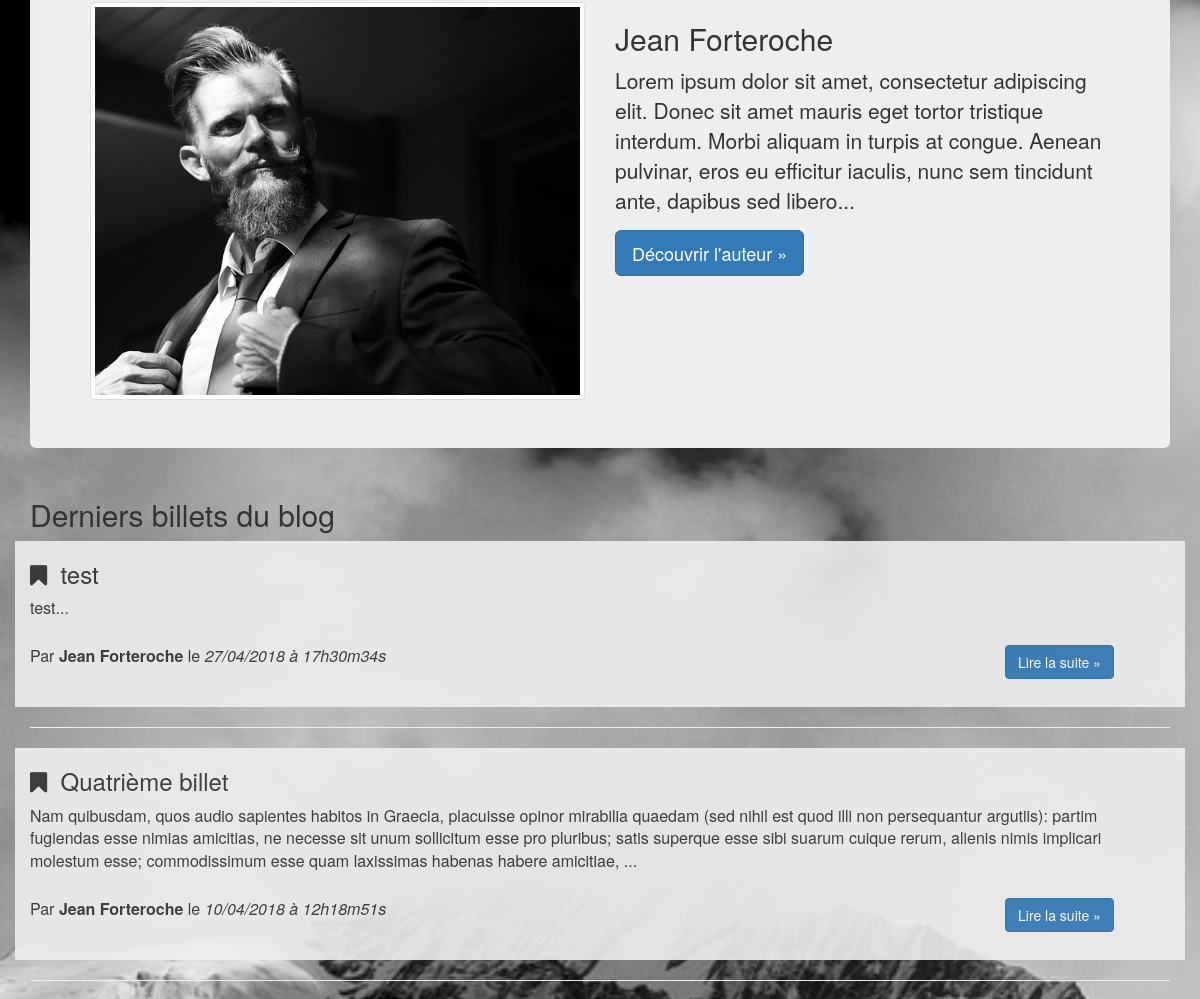
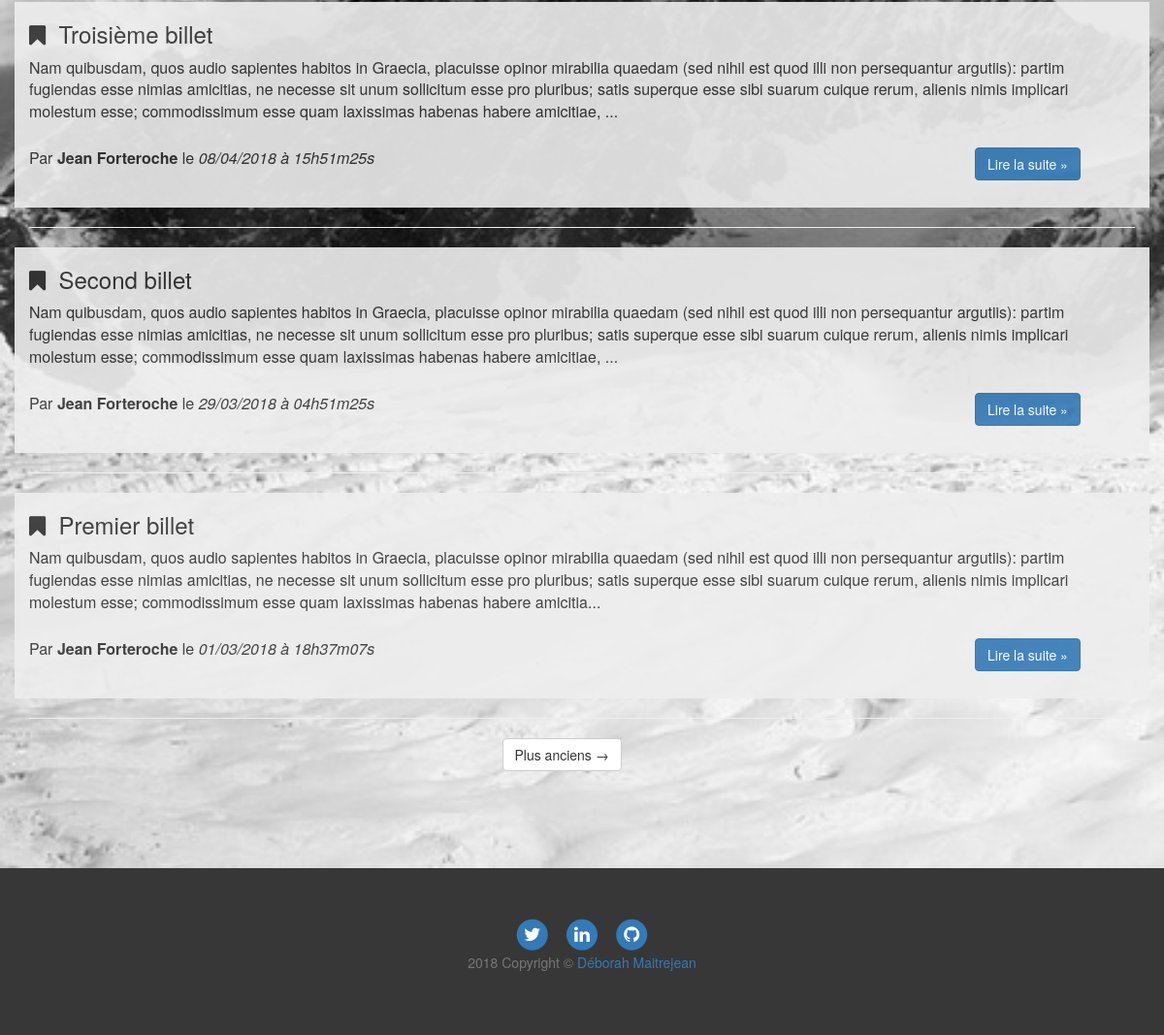
Before: / (lower part) with the older database file (2 pictures, top to bottom).
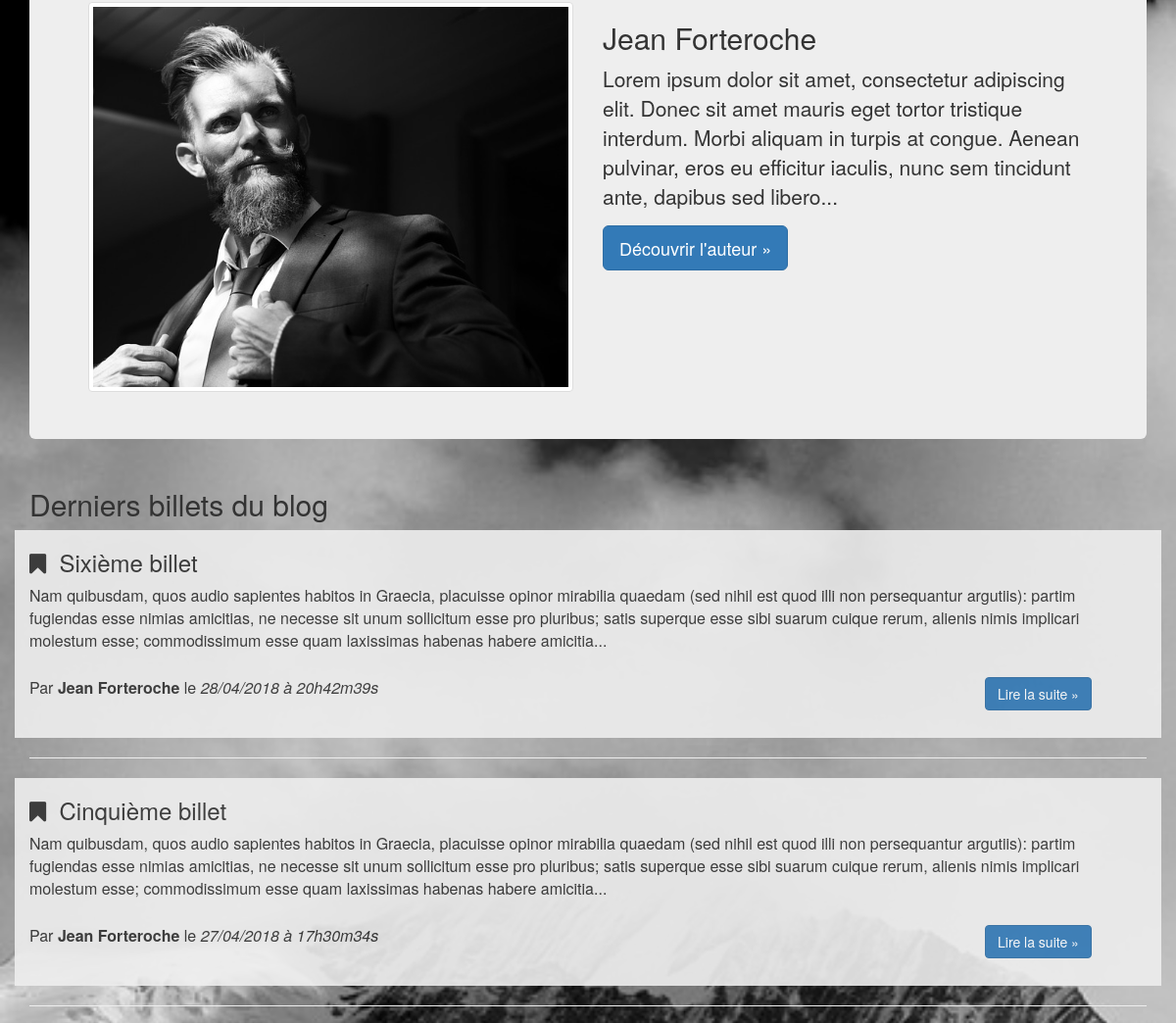
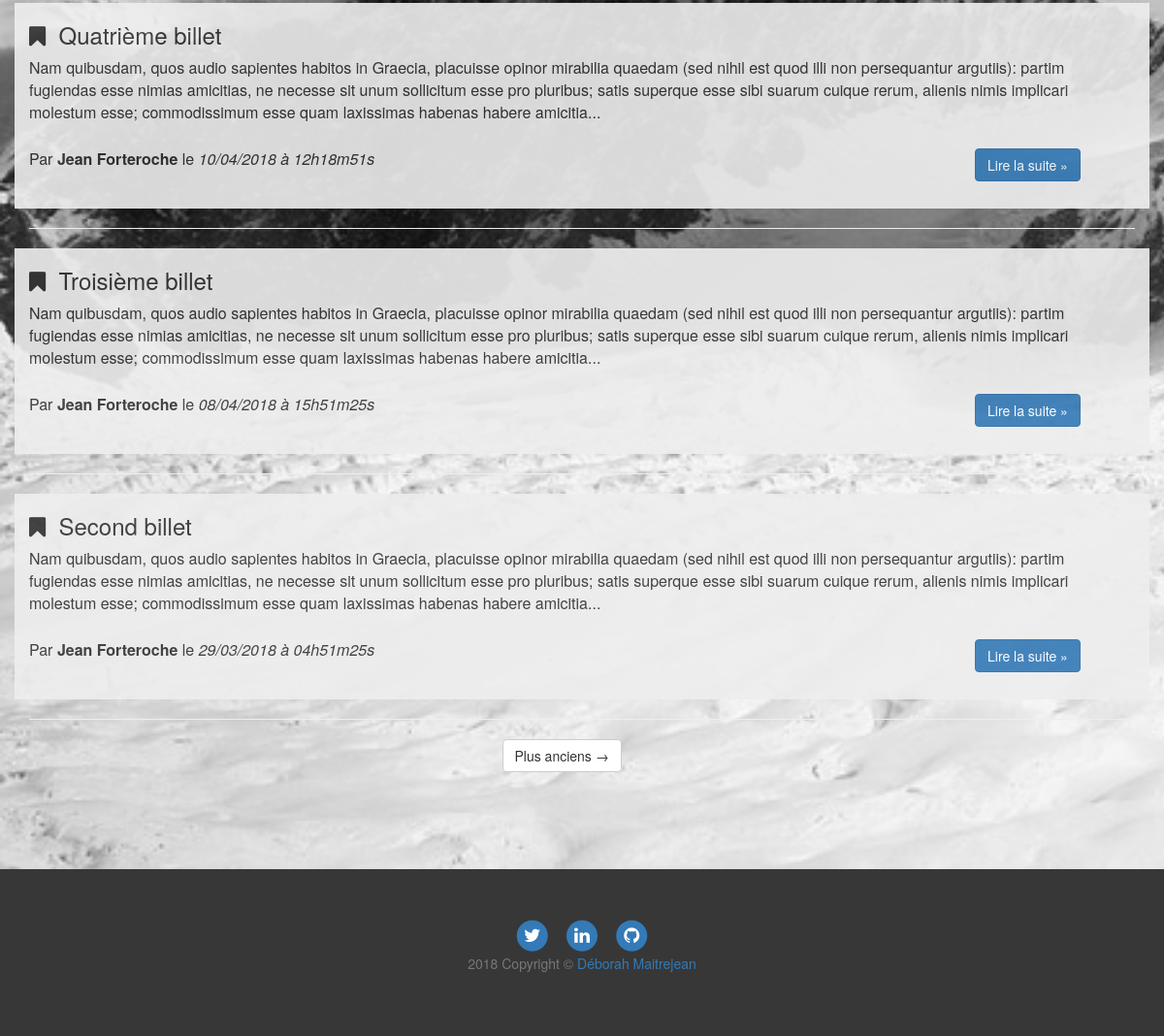
After: the same page with the newer database file (2 pictures, top to bottom).
### tables this page shows
CREATE TABLE `posts` (
  `id` int(11) NOT NULL,
  `author` varchar(255) NOT NULL,
  `title` varchar(255) NOT NULL,
  `content` text NOT NULL,
  `creation_date` datetime NOT NULL
);

### controller/Frontend.php (called while the page is built, shortened)
<?php
class Frontend{
    public function listPostsExcerpt() {
        $postManager = new PostManager();
        $posts = $postManager->getPostsExcerpt();
        require('view/frontend/listPostsView.php');
    }
}

### index.php (called while the page is built, shortened)
<?php
include_once('MyAutoload.php');
if($_GET) {
    $request = $_GET['action'];
} else {
    $request = "";
}
$router = new Router($request);
$router->renderController();

### model/PostManager.php (called while the page is built, shortened)
<?php
class PostManager extends Manager {
    public function getPostsExcerpt(){
        $db = $this->dbConnect();
        $req = $db->query('SELECT id, title, SUBSTRING(content, 1, 380) AS postExcerpt, author, DATE_FORMAT(creation_date,  \'%d/%m/%Y à %Hh%im%ss\') AS creationDate FROM posts ORDER BY creation_date DESC LIMIT 0,5');
        $posts = array();
        while ($data = $req->fetch(\PDO::FETCH_ASSOC)){
            $post = new Posts();
            $post->hydrate($data);
            $posts[] = $post;
        }
        return $posts;
    }
}

### MyAutoload.php (called while the page is built, shortened)
<?php
class MyAutoload{
    public static function autoload($class){
        $path = str_replace('\\', '/', $class);
    }
}

### entity/Posts.php (called while the page is built, shortened)
<?php
class Posts extends Table{
    private $id;
    private $author;
    private $title;
    private $creation_date;
    private $postExcerpt;
    public function getPostExcerpt()
    {
        return $this->postExcerpt;
    }
    public function setPostExcerpt($postExcerpt)
    {
        $this->postExcerpt = $postExcerpt;
    }
    public function getId()
    {
        return $this->id;
    }
    public function setId($id)
    {
        $this->id = $id;
    }
    public function getAuthor()
    {
        return $this->author;
    }
    public function setAuthor($author)
    {
        $this->author = $author;
    }
    public function getTitle()
    {
        return $this->title;
    }
    public function setTitle($title)
    {
        $this->title = $title;
    }
    public function getCreationDate()
    {
        return $this->creation_date;
    }
    public function setCreationDate($creation_date)
    {
        $this->creation_date = $creation_date;
    }
}

### view/frontend/listPostsView.php (the view, shortened to what this page needs)
    <div class="row">
        <div class="col-lg-12">
            <div class="jumbotron">
                <div class="row">
                    <div class="col-lg-6">
                        <img src="<?= ASSETS ?>img/portrait-jean-forteroche.jpg" alt="Portrait noir et blanc de l'auteur Jean Forteroche." class="img-thumbnail img-responsive">
                    </div>
                    <div class="col-lg-6">
                        <h2>Jean Forteroche</h2>
                        <p>Lorem ipsum dolor sit amet, consectetur adipiscing elit. Donec sit amet mauris eget tortor tristique interdum. Morbi aliquam in turpis at congue. Aenean pulvinar,
                            eros eu efficitur iaculis, nunc sem tincidunt ante, dapibus sed libero... </p>
                        <a class="btn btn-lg btn-primary" href="index.php?action=about" role="button">Découvrir l'auteur &raquo;</a>
                    </div>
                </div>
            </div>
        </div>
    </div>
    <div class="row">
        <div class="col-lg-12">
            <h2>Derniers billets du blog</h2>
        </div>
    </div>
<?php foreach ($posts as $post): ?>
    <div class="row" id="post-excerpt">
        <div class="col-lg-12">
            <h3><i class="fa fa-bookmark"></i>&nbsp;&nbsp;<?= htmlspecialchars($post->getTitle()); ?></h3>
            <p><?= strip_tags($post->getPostExcerpt()); ?>...</p>
            <div class="row">
                <div class="col-xs-7 col-sm-8 col-md-6 col-lg-6">
                    <span>Par <strong><?= $post->getAuthor(); ?></strong></span>
                    <span>le<em> <?= $post->getCreationDate(); ?></em></span>
                </div>
                <div class="col-xs-5 col-sm-2 col-md-offset-3 col-md-3 col-lg-offset-4 col-lg-2">
                    <a href="index.php?action=post&amp;id=<?= $post->getId(); ?>" class="btn btn-primary read-more">Lire la suite &raquo;</a>
                </div>
            </div>
        </div>
    </div>
    <hr>
<?php endforeach; ?>
    <div class="row" id="older-posts-btn-section">
        <div class="col-lg-offset-5 col-lg-2">
            <a class="btn btn-default" href="#">Plus anciens &rarr;</a>
        </div>
    </div>
<?php require('template.php'); ?>

Changed rows visible on the page:
removed posts: title "test", PostExcerpt "test", author "Jean Forteroche", CreationDate "27/04/2018 à 17h30m34s"
no longer on this page (row unchanged): posts: title "Premier billet", PostExcerpt "Nam quibusdam, quos audio sapientes habitos in Graecia, placuisse opinor mirabilia quaedam (sed nihil est quod illi non persequantur argutiis): partim fugiendas esse nimias amicitias, ne necesse sit unum sollicitum esse pro pluribus; satis superque esse sibi suarum cuique rerum, alienis nimis implicari molestum esse; commodissimum esse quam laxissimas habenas habere amicitia", author "Jean Forteroche", CreationDate "01/03/2018 à 18h37m07s"
added posts: title "Sixième billet", PostExcerpt "Nam quibusdam, quos audio sapientes habitos in Graecia, placuisse opinor mirabilia quaedam (sed nihil est quod illi non persequantur argutiis): partim fugiendas esse nimias amicitias, ne necesse sit unum sollicitum esse pro pluribus; satis superque esse sibi suarum cuique rerum, alienis nimis implicari molestum esse; commodissimum esse quam laxissimas habenas habere amicitia", author "Jean Forteroche", CreationDate "28/04/2018 à 20h42m39s"
added posts: title "Cinquième billet", PostExcerpt "Nam quibusdam, quos audio sapientes habitos in Graecia, placuisse opinor mirabilia quaedam (sed nihil est quod illi non persequantur argutiis): partim fugiendas esse nimias amicitias, ne necesse sit unum sollicitum esse pro pluribus; satis superque esse sibi suarum cuique rerum, alienis nimis implicari molestum esse; commodissimum esse quam laxissimas habenas habere amicitia", author "Jean Forteroche", CreationDate "27/04/2018 à 17h30m34s"
changed posts "Quatrième billet": PostExcerpt "…quam laxissimas habenas habere amicitiae," → "…quam laxissimas habenas habere amicitia"
changed posts "Troisième billet": PostExcerpt "…quam laxissimas habenas habere amicitiae," → "…quam laxissimas habenas habere amicitia"
changed posts "Second billet": PostExcerpt "…quam laxissimas habenas habere amicitiae," → "…quam laxissimas habenas habere amicitia"
